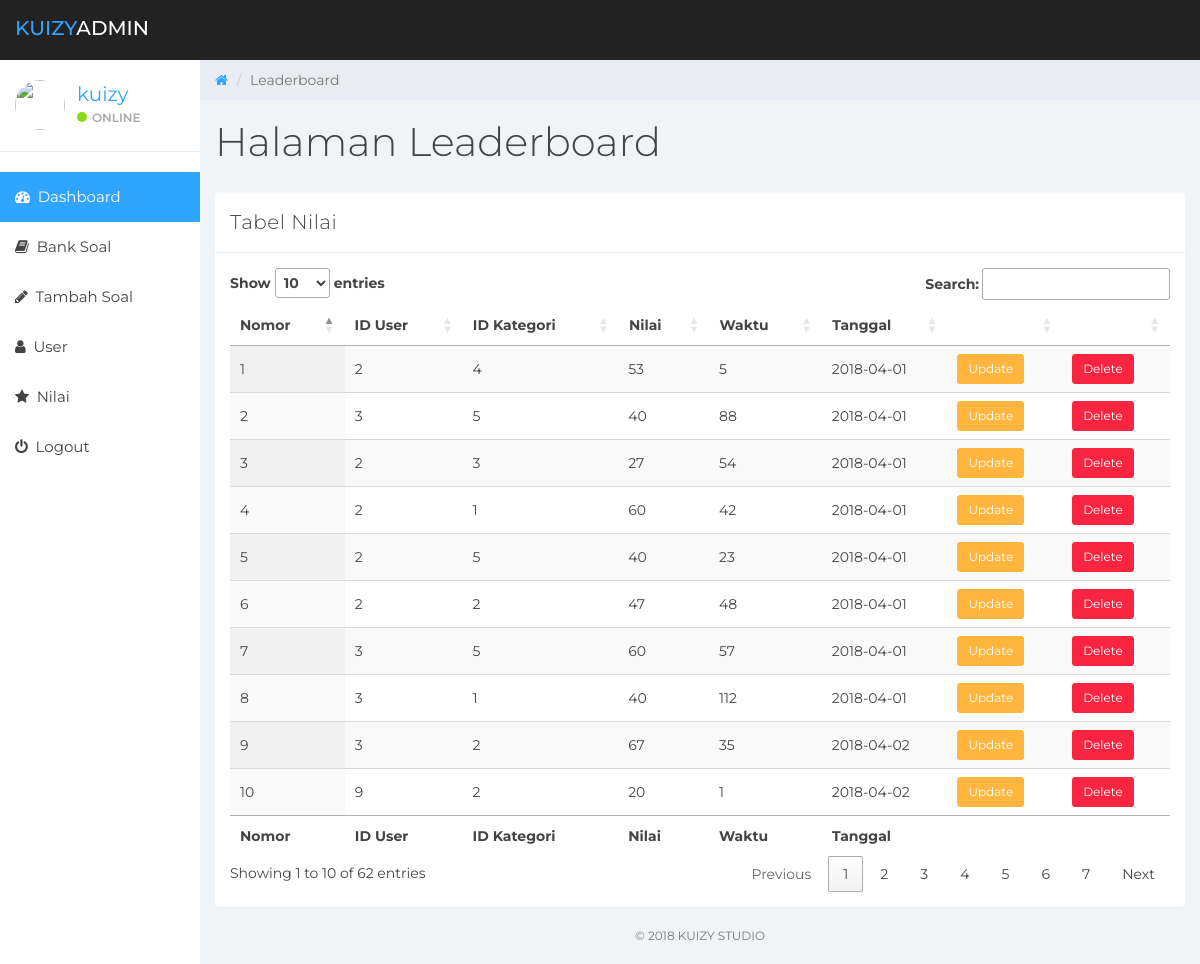
The page /leaderboard.php (signed in) on the database its author committed.
### tables this page shows
CREATE TABLE `nilai` (
  `id_nilai` int(11) NOT NULL,
  `id_user` int(11) NOT NULL,
  `id_kategori` int(11) NOT NULL,
  `nilai` double NOT NULL,
  `waktu` int(11) NOT NULL,
  `tgl` date NOT NULL
);

### leaderboard.php (the view, shortened to what this page needs)
<?php
include "act/con.php";
$no=1;
?>
<!DOCTYPE html>
<html>
<head>
	<link rel="stylesheet" type="text/css" href="https://cdn.datatables.net/1.10.16/css/jquery.dataTables.css">
	<link href="css/bootstrap.min.css" rel="stylesheet">
	<link rel="stylesheet" href="https://cdnjs.cloudflare.com/ajax/libs/font-awesome/4.7.0/css/font-awesome.min.css">
	<link href="css/datepicker3.css" rel="stylesheet">
	<link href="css/styles.css" rel="stylesheet">
</head>
<body>
	<?php include"tem/sidebar.php"; ?>
	<div class="col-sm-9 col-sm-offset-3 col-lg-10 col-lg-offset-2 main">
		<div class="row">
			<ol class="breadcrumb">
				<li><a href="https://kuizy.000webhostapp.com/">
					<em class="fa fa-home"></em>
				</a></li>
				<li class="active">Leaderboard</li>
			</ol>
		</div>
		<div class="row">
			<div class="col-lg-12">
				<h1 class="page-header">Halaman Leaderboard</h1>
			</div>
		</div>
		<div class="row">
			<div class="col-lg-12">
				<div class="panel panel-default">
					<div class="panel-heading">Tabel Nilai</div>
					<div class="panel-body">
						<table id="example" class="display" cellspacing="0" width="100%">
        <thead>
            <tr>
                <th>Nomor</th>
                <th>ID User</th>
                <th>ID Kategori</th>
                <th>Nilai</th>
                <th>Waktu</th>
                <th>Tanggal</th>
                <th></th>
                <th></th>
            </tr>
        </thead>
        <tfoot>
            <tr>
                <th>Nomor</th>
                <th>ID User</th>
                <th>ID Kategori</th>
                <th>Nilai</th>
                <th>Waktu</th>
                <th>Tanggal</th>
                <th></th>
                <th></th>
            </tr>
        </tfoot>
        <tbody>
        <?php
        $sql = "SELECT * FROM nilai order by id_nilai asc";
        $query = $conn->query($sql);
        while ($row = $query->fetch_assoc()) :?>
        	<tr>
        		<td><?php echo $no;?></td>
        		<td><?php echo $row['id_user'];?></td>
        		<td><?php echo $row['id_kategori'];?></td>
        		<td><?php echo $row['nilai'];?></td>
        		<td><?php echo $row['waktu'];?></td>
        		<td><?php echo $row['tgl'];?></td>
        		<td><a href="updateleaderboard/<?php echo $row['id_nilai'];?>"><button type="button" class="btn btn-sm btn-warning">Update</button></a></td>
        		<td><form method="post" action="act/proses_delete_leaderboard.php"><input name="kode" hidden value="<?php echo $row['id_nilai'];?>"><button type="submit" class="btn btn-sm btn-danger">Delete</button></form></td>
        	</tr>
        <?php $no++; endwhile;?>
        </tbody>
    </table>
					</div>
				</div>
			</div>
			<div class="col-sm-12">
				<p class="back-link">&copy; 2018 Kuizy Studio</p>
			</div>
		</div>
	</div>
</body>
</html>

### tem/sidebar.php (shortened to what this page needs)
<nav class="navbar navbar-custom navbar-fixed-top" role="navigation">
		<div class="container-fluid">
			<div class="navbar-header">
				<a class="navbar-brand" href="#"><span>Kuizy</span>Admin</a>
			</div>
		</div>
	</nav>
	<div id="sidebar-collapse" class="col-sm-3 col-lg-2 sidebar">
		<div class="profile-sidebar">
			<div class="profile-userpic">
				<img src="https://encrypted-tbn0.gstatic.com/images?q=tbn:ANd9GcSOyNEdJYAO5Uilr8-ko3fF02yrzXsyVnLhDurj0Cu4nEDjWcW14w" class="img-responsive" alt="">
			</div>
			<div class="profile-usertitle">
				<div class="profile-usertitle-name"><a href="https://kuizy.000webhostapp.com/profile"><?php echo $_SESSION['username']; ?></a></div>
				<div class="profile-usertitle-status"><span class="indicator label-success"></span>Online</div>
			</div>
		</div>
		<ul class="nav menu">
		    <li class="<?php if($_GET['pg']==0) echo"active"; ?>"><a href="http://localhost/kuizy/main"><em class="fa fa-dashboard">&nbsp;</em> Dashboard</a></li>
			<li class="<?php if($_GET['pg']==1) echo"active"; ?>"><a href="http://localhost/kuizy/soal"><em class="fa fa-book">&nbsp;</em> Bank Soal</a></li>
			<li class="<?php if($_GET['pg']==2) echo"active"; ?>"><a href="http://localhost/kuizy/tambahsoal"><em class="fa fa-pencil">&nbsp;</em> Tambah Soal</a></li>
			<li class="<?php if($_GET['pg']==3) echo"active"; ?>"><a href="http://localhost/kuizy/user"><em class="fa fa-user">&nbsp;</em> User</a></li>
			<li class="<?php if($_GET['pg']==5) echo"active"; ?>"><a href="http://localhost/kuizy/leaderboard"><em class="fa fa-star">&nbsp;</em> Nilai</a></li>
			<li><a href="http://localhost/kuizy/logout"><em class="fa fa-power-off">&nbsp;</em> Logout</a></li>
		</ul>
	</div>

### css/styles.css (style rules this page uses)
body { background: #f1f4f7; padding-top: 60px; font-size: 14px; color: #444444; font-family: "Montserrat", "Helvetica Neue", Helvetica, Arial, sans-serif; }
p { color: #777; }
a, a:hover, a:focus { color: #30a5ff; }
h1, h2, h3, h4, h5, h6 { color: #444444; }
h1 { font-weight: 300; font-size: 40px; }
.navbar-custom { background: #222; height: 60px; }
.navbar-header .navbar-brand { color: #fff; font-size: 20px; text-transform: uppercase; font-weight: 500; height: 60px; padding-top: 18px; }
.navbar-header .navbar-brand span { color: #30a5ff; }
.btn-warning, .btn-warning:hover, .btn-warning:focus, .btn-warning:active, .btn-warning.active, .open > .dropdown-toggle.btn-warning, .btn-warning.disabled, .btn-warning[disabled], fieldset[disabled] .btn-warning, .btn-warning.disabled:hover, .btn-warning[disabled]:hover, fieldset[disabled] .btn-warning:hover, .btn-warning.disabled:focus, .btn-warning[disabled]:focus, fieldset[disabled] .btn-warning:focus, .btn-warning.disabled:active, .btn-warning[disabled]:active, fieldset[disabled] .btn-warning:active, .btn-warning.disabled.active, .btn-warning[disabled].active, fieldset[disabled] .btn-warning.active { background-color: #ffb53e; border-color: #ffb53e; }
.btn-danger, .btn-danger:hover, .btn-danger:focus, .btn-danger:active, .btn-danger.active, .open > .dropdown-toggle.btn-danger, .btn-danger.disabled, .btn-danger[disabled], fieldset[disabled] .btn-danger, .btn-danger.disabled:hover, .btn-danger[disabled]:hover, fieldset[disabled] .btn-danger:hover, .btn-danger.disabled:focus, .btn-danger[disabled]:focus, fieldset[disabled] .btn-danger:focus, .btn-danger.disabled:active, .btn-danger[disabled]:active, fieldset[disabled] .btn-danger:active, .btn-danger.disabled.active, .btn-danger[disabled].active, fieldset[disabled] .btn-danger.active { background-color: #f9243f; border-color: #f9243f; }
.label-success { background-color: #8ad919; }
.panel { border: 0; }
.panel-heading { font-size: 20px; font-weight: 300; letter-spacing: 0.025em; height: 60px; line-height: 38px; }
.panel-default .panel-heading { background: #fff; border-bottom: 1px solid #e9ecf2; color: #444444; }
.navbar { border: 0; }
.sidebar { display: block; padding: 0; display: none; box-shadow: none; background: #fff; }
.sidebar ul { margin: 20px 0px; }
@media (min-width: 768px) { .sidebar { display: block; position: fixed; top: 60px; bottom: 0; left: 0; z-index: 1000; display: block; margin: 0; padding: 0; overflow-x: hidden; overflow-y: auto; } }
@media (min-width: 768px) { .navbar-header { width: 100%; } }
.sidebar ul.nav .active a, .sidebar ul.nav li.parent a.active, .sidebar ul.nav .active > a:hover, .sidebar ul.nav li.parent a.active:hover, .sidebar ul.nav .active > a:focus, .sidebar ul.nav li.parent a.active:focus { color: #fff; background-color: #30a5ff; }
.sidebar ul.nav li a { height: 50px; font-size: 15px; line-height: 2em; color: #444444; }
.profile-sidebar { padding: 10px 0; border-bottom: 1px solid #e9ecf2; }
.indicator { width: 10px; height: 10px; display: inline-block; border-radius: 9999px; margin-right: 5px; }
.profile-userpic img { float: left; margin: 10px 0px 0px 15px; width: 50px; height: 50px; border-radius: 9999px !important; }
.profile-usertitle { float: left; text-align: left; margin: 10px 0 0 12px; }
.profile-usertitle-name { font-size: 20px; margin-bottom: 0px; }
.profile-usertitle-status { text-transform: uppercase; color: #AAA; font-size: 12px; font-weight: 600; margin-bottom: 15px; }
.breadcrumb { border-radius: 0; padding: 10px 15px 10px 15px; background: #e9ecf2; margin: 0; }
h1.page-header { margin-top: 20px; border-bottom: 0; }
p.back-link { text-align: center; margin-bottom: 20px; font-size: 12px; text-transform: uppercase; }

### rows shown on the page
nilai: id_user "2", id_kategori "4", nilai "53", waktu "5", tgl "2018-04-01"
nilai: id_user "3", id_kategori "5", nilai "40", waktu "88", tgl "2018-04-01"
nilai: id_user "2", id_kategori "3", nilai "27", waktu "54", tgl "2018-04-01"
nilai: id_user "2", id_kategori "1", nilai "60", waktu "42", tgl "2018-04-01"
nilai: id_user "2", id_kategori "5", nilai "40", waktu "23", tgl "2018-04-01"
nilai: id_user "2", id_kategori "2", nilai "47", waktu "48", tgl "2018-04-01"
nilai: id_user "3", id_kategori "5", nilai "60", waktu "57", tgl "2018-04-01"
nilai: id_user "3", id_kategori "1", nilai "40", waktu "112", tgl "2018-04-01"
nilai: id_user "3", id_kategori "2", nilai "67", waktu "35", tgl "2018-04-02"
nilai: id_user "9", id_kategori "2", nilai "20", waktu "1", tgl "2018-04-02"

### other values the page prints
$_SESSION['username'] "kuizy"
